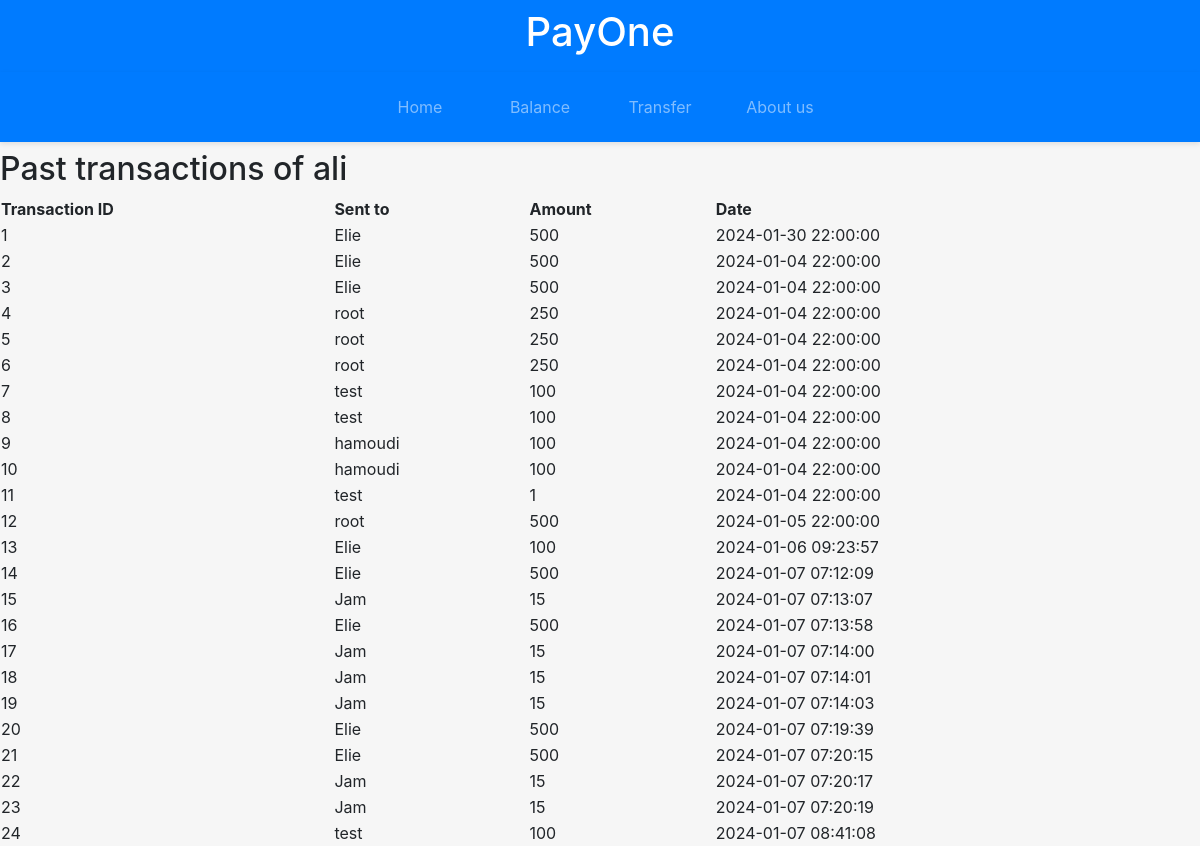
Screenshot of /transactions.php (signed in) with the database file from the repository.
### tables this page shows
CREATE TABLE `transactions` (
  `transaction_id` int(11) NOT NULL,
  `sending_user` varchar(50) NOT NULL,
  `recieving_user` varchar(50) NOT NULL,
  `amount` int(11) NOT NULL,
  `date` timestamp NOT NULL DEFAULT current_timestamp()
);

### transactions.php (the view, shortened to what this page needs)
<?php
    $username = $_SESSION['username'];
    include "con.php";
    $sql = "SELECT * FROM transactions WHERE sending_user = '$username' ORDER BY 'date' ASC";
    $result = mysqli_query($con, $sql);
?>
<!DOCTYPE html>
<html lang="en">
<head>
    <link rel="stylesheet" href="https://stackpath.bootstrapcdn.com/bootstrap/4.5.2/css/bootstrap.min.css">
</head>
<body>
    <?php include "navbar.php"; ?>
    <h2>Past transactions of <?php echo $username; ?></h2>
    <?php
    if ($result->num_rows > 0) {
        echo "<table>";
        echo "<tr><th>Transaction ID</th><th>Sent to</th><th>Amount</th><th>Date</th></tr>";
        while ($row = $result->fetch_assoc()) {
            echo "<tr>";
            echo "<td>" . $row['transaction_id'] . "</td>";
            echo "<td>" . $row['recieving_user'] . "</td>";
            echo "<td>" . $row['amount'] . "</td>";
            echo "<td>" . $row['date'] . "</td>";
            echo "</tr>";
        }
        echo "</table>";
    } else {
       echo "No past transactions found.";
   }
    ?>
</body>
</html>

### navbar.php
<header class="bg-primary text-white text-center p-2">
       <h1 href="index.php">PayOne</h1>
    </header>
    <nav class="navbar navbar-expand-lg navbar-dark bg-primary">
            <div class="container">
                <div class="collapse navbar-collapse" id="navbarNav">
                    <ul class="navbar-nav text-center">
                        <li class="nav-item"><a class="nav-link" href="index.php">Home</a></li>
                        <li class="nav-item"><a class="nav-link" href="transactions.php">Balance</a></li>
                        <li class="nav-item"><a class="nav-link" href="transfer.php">Transfer</a></li>
                        <li class="nav-item"><a class="nav-link" href="#">About us</a></li>
                    </ul>
                </div>
            </div>
        </nav>

### transactions.php (style rules this page uses)
body { display: flex; flex-direction: column; min-height: 100vh; margin: 0; background: #f6f6f6; }
.container { flex: 1; display: flex; flex-direction: column; align-items: center; }
header { background-color: #1a237e; padding: 2px; text-align: center; color: #ffffff; box-shadow: 0px 2px 5px rgba(0, 0, 0, 0.1); }
nav { display: flex; justify-content: center; background: #1a237e; padding: 10px 0; margin: 0; box-shadow: 0px 2px 5px rgba(0, 0, 0, 0.1); }
nav a { color: #ffffff; position: relative; text-decoration: none; padding: 10px 20px; margin: 0 10px; border-radius: 5px; transition: background-color 0.3s ease; border: 2px solid transparent; width: 120px; align-items: center; }
nav { flex-direction: column; align-items: center; }
nav a { margin: 5px 0; }
.navbar { margin-bottom: 8px; }

### rows the page displays
transactions: transaction_id "1", recieving_user "Elie", amount "500", date "2024-01-30 22:00:00"
transactions: transaction_id "2", recieving_user "Elie", amount "500", date "2024-01-04 22:00:00"
transactions: transaction_id "3", recieving_user "Elie", amount "500", date "2024-01-04 22:00:00"
transactions: transaction_id "4", recieving_user "root", amount "250", date "2024-01-04 22:00:00"
transactions: transaction_id "5", recieving_user "root", amount "250", date "2024-01-04 22:00:00"
transactions: transaction_id "6", recieving_user "root", amount "250", date "2024-01-04 22:00:00"
transactions: transaction_id "7", recieving_user "test", amount "100", date "2024-01-04 22:00:00"
transactions: transaction_id "8", recieving_user "test", amount "100", date "2024-01-04 22:00:00"
transactions: transaction_id "9", recieving_user "hamoudi", amount "100", date "2024-01-04 22:00:00"
transactions: transaction_id "10", recieving_user "hamoudi", amount "100", date "2024-01-04 22:00:00"
transactions: transaction_id "11", recieving_user "test", amount "1", date "2024-01-04 22:00:00"
transactions: transaction_id "12", recieving_user "root", amount "500", date "2024-01-05 22:00:00"
transactions: transaction_id "13", recieving_user "Elie", amount "100", date "2024-01-06 09:23:57"
transactions: transaction_id "14", recieving_user "Elie", amount "500", date "2024-01-07 07:12:09"
transactions: transaction_id "15", recieving_user "Jam", amount "15", date "2024-01-07 07:13:07"
transactions: transaction_id "16", recieving_user "Elie", amount "500", date "2024-01-07 07:13:58"
transactions: transaction_id "17", recieving_user "Jam", amount "15", date "2024-01-07 07:14:00"
transactions: transaction_id "18", recieving_user "Jam", amount "15", date "2024-01-07 07:14:01"
transactions: transaction_id "19", recieving_user "Jam", amount "15", date "2024-01-07 07:14:03"
transactions: transaction_id "20", recieving_user "Elie", amount "500", date "2024-01-07 07:19:39"
transactions: transaction_id "21", recieving_user "Elie", amount "500", date "2024-01-07 07:20:15"
transactions: transaction_id "22", recieving_user "Jam", amount "15", date "2024-01-07 07:20:17"
transactions: transaction_id "23", recieving_user "Jam", amount "15", date "2024-01-07 07:20:19"
transactions: transaction_id "24", recieving_user "test", amount "100", date "2024-01-07 08:41:08"

### other values shown
$username "ali"
